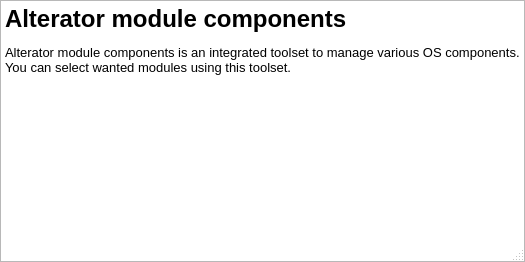
<?xml version="1.0" encoding="UTF-8"?>
<ui version="4.0">
 <class>InfoDialog</class>
 <widget class="QDialog" name="InfoDialog">
  <property name="geometry">
   <rect>
    <x>0</x>
    <y>0</y>
    <width>525</width>
    <height>262</height>
   </rect>
  </property>
  <property name="windowTitle">
   <string>Info</string>
  </property>
  <property name="sizeGripEnabled">
   <bool>true</bool>
  </property>
  <layout class="QGridLayout" name="gridLayout_3">
   <property name="leftMargin">
    <number>0</number>
   </property>
   <property name="topMargin">
    <number>0</number>
   </property>
   <property name="rightMargin">
    <number>0</number>
   </property>
   <property name="bottomMargin">
    <number>0</number>
   </property>
   <item row="0" column="0">
    <widget class="QTextBrowser" name="textBrowser">
     <property name="html">
      <string>&lt;!DOCTYPE HTML PUBLIC &quot;-//W3C//DTD HTML 4.0//EN&quot; &quot;http://www.w3.org/TR/REC-html40/strict.dtd&quot;&gt;
&lt;html&gt;&lt;head&gt;&lt;meta name=&quot;qrichtext&quot; content=&quot;1&quot; /&gt;&lt;meta charset=&quot;utf-8&quot; /&gt;&lt;style type=&quot;text/css&quot;&gt;
p, li { white-space: pre-wrap; }
hr { height: 1px; border-width: 0; }
li.unchecked::marker { content: &quot;\2610&quot;; }
li.checked::marker { content: &quot;\2612&quot;; }
&lt;/style&gt;&lt;/head&gt;&lt;body style=&quot; font-family:'Cantarell'; font-size:11pt; font-weight:400; font-style:normal;&quot;&gt;
&lt;h1 style=&quot; margin-top:18px; margin-bottom:12px; margin-left:0px; margin-right:0px; -qt-block-indent:0; text-indent:0px;&quot;&gt;&lt;span style=&quot; font-family:'Sans'; font-size:10pt; font-weight:600;&quot;&gt;Alterator module components &lt;/span&gt;&lt;/h1&gt;
&lt;p style=&quot; margin-top:12px; margin-bottom:12px; margin-left:0px; margin-right:0px; -qt-block-indent:0; text-indent:0px;&quot;&gt;&lt;span style=&quot; font-family:'Sans'; font-size:10pt; font-weight:304;&quot;&gt;Alterator module components is an integrated toolset to manage various OS components. You can select wanted modules using this toolset.&lt;/span&gt;&lt;/p&gt;&lt;/body&gt;&lt;/html&gt;</string>
     </property>
     <property name="textInteractionFlags">
      <set>Qt::LinksAccessibleByKeyboard|Qt::LinksAccessibleByMouse|Qt::TextBrowserInteraction|Qt::TextSelectableByKeyboard|Qt::TextSelectableByMouse</set>
     </property>
    </widget>
   </item>
  </layout>
 </widget>
 <resources/>
 <connections/>
</ui>
